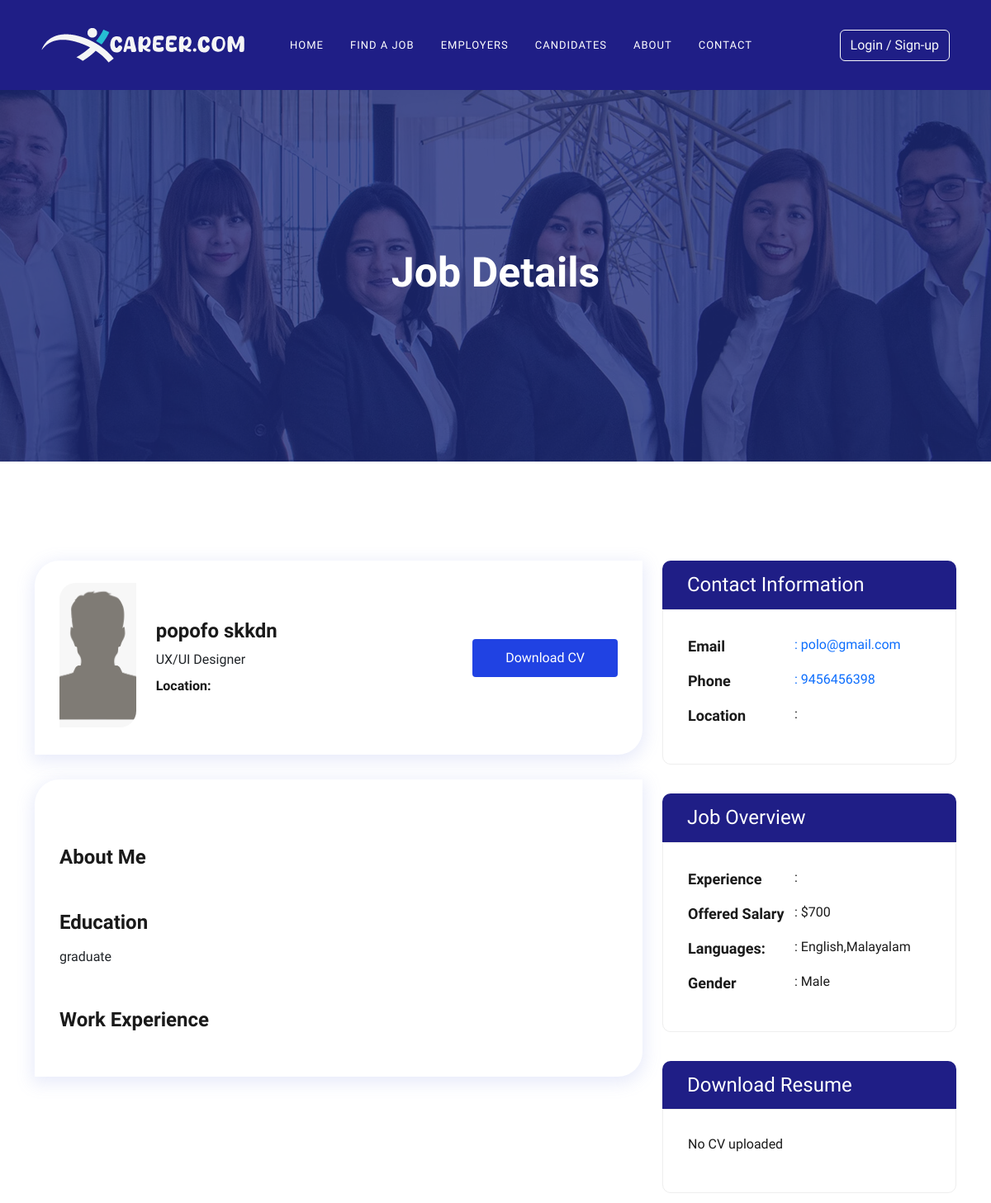
/candidate_details/3 (upper part), run on an earlier commit of the app's database.
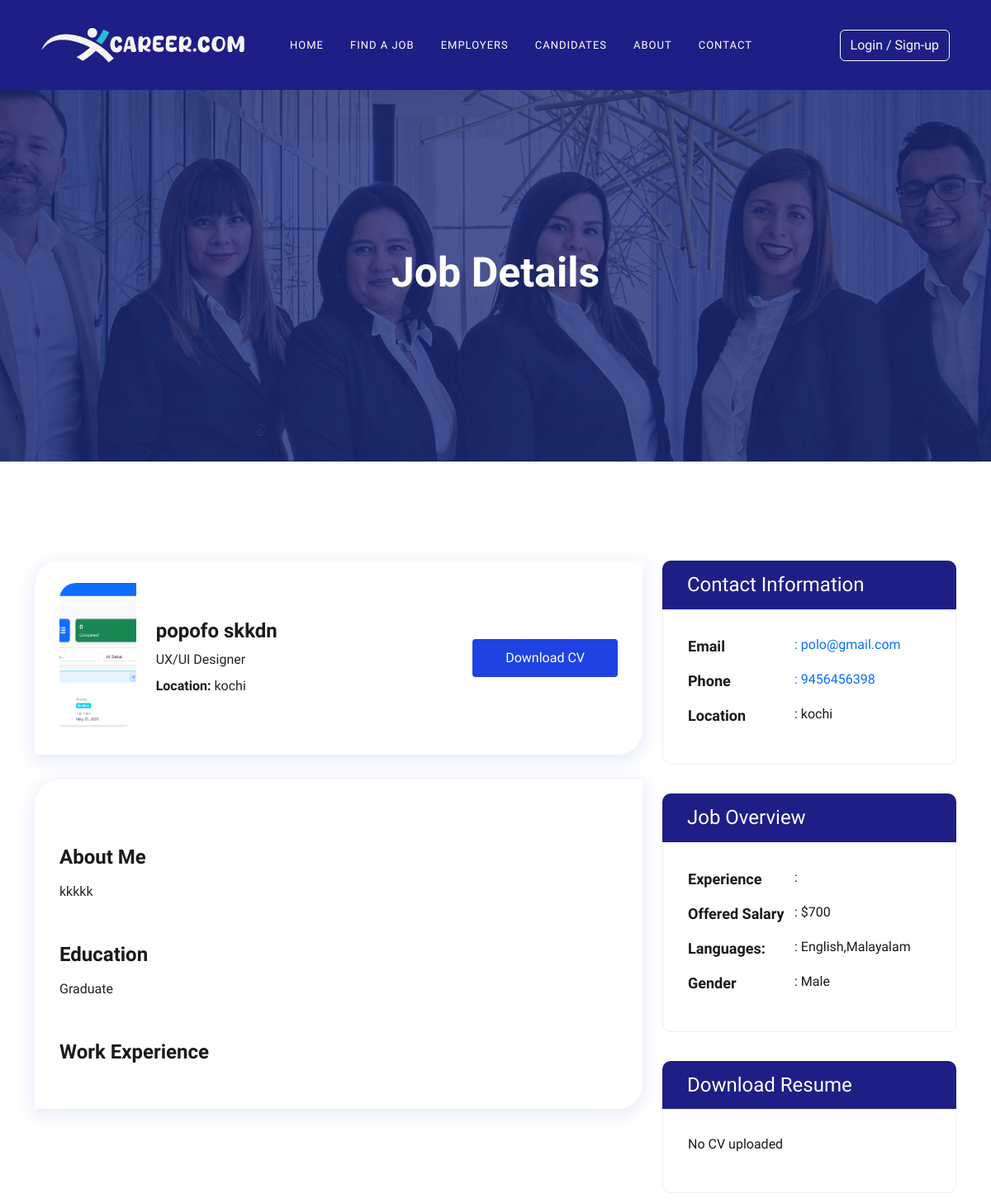
And on a later commit of the database.
### user/models.py (models this page shows, shortened)
class Applicant(models.Model):
    user = models.OneToOneField(User, on_delete=models.CASCADE)
    email = models.CharField(max_length=50)
    phone = models.CharField(max_length=10, null=True,)
    image = models.ImageField(upload_to="media/", null=True, blank=True)
    gender = models.CharField(max_length=10)
    type = models.CharField(max_length=20)
    year = models.CharField(max_length=20)
    about = models.TextField(null=True, blank=True)
    work = models.TextField(null=True, blank=True)
    location = models.TextField(null=True, blank=True)
    cv = models.FileField(upload_to="resumes/", null=True, blank=True)
    district= models.TextField(null=True, blank=True)
    state= models.TextField(null=True, blank=True)
    country= models.TextField(null=True, blank=True)
    pincode= models.TextField(null=True, blank=True)
    EDUCATION_CHOICES = [
        ('diploma', 'Diploma'),
        ('graduate', 'Graduate'),
        ('post_graduate', 'Post Graduate'),
        ('iti', 'ITI'),
    ]
    education_level = models.CharField(max_length=20, choices=EDUCATION_CHOICES, default='graduate')

### user/views.py (the view)
# urls.py: path('candidate_details/<int:myid>', views.candidate_details, name= 'candidate_details'),
def candidate_details(request, myid):
    candidate = Applicant.objects.get(id=myid)
    return render(request,"candidate_details.html", {'candidate': candidate})

### user/context_processors.py (called while the page is built, shortened)
def user_role(request):
    user = request.user
    return {'is_applicant': False, 'is_company': False}

### templates/candidate_details.html (shortened to what this page needs)
{% extends 'base.html' %}
{% block content %}
{% load static %}
<div class="slider-area ">
    <div class="single-slider section-overly slider-height2 d-flex align-items-center"
        data-background="/static/img/about.jpg" style="background-image: url(&quot;/static/img/about.jpg&quot;);">
        <div class="container">
            <div class="row">
                <div class="col-xl-12">
                    <div class="hero-cap text-center">
                        <h2>job details</h2>
                    </div>
                </div>
            </div>
        </div>
    </div>
</div>
<div class="job-post-company pt-120 pb-120">
    <div class="container">
        <div class="row">
            <div class="col-lg-8">
                <div class="candidates-cv">
                    <div class="row align-items-center">
                        <div class="col-lg-2">
                            <div class="hot-jobs-img">
                                {% if candidate.image %}
                              <img src="{{candidate.image.url}}" alt="">
                               {% else %}
                              <img src="/static/img/user.png" alt="Image" >
                               {% endif %}
                            </div>
                        </div>
                        <div class="col-lg-6">
                            <div class="candidates-cv-content">
                                <h3>{{candidate.user.first_name}} {{candidate.user.last_name}}</h3>
                                <span class="sub-title">UX/UI Designer</span>
                                <ul>
                                    <li><span>Location: </span>{{candidate.location}}</li>
                                </ul>
                            </div>
                        </div>
                        <div class="col-lg-4">
                            <a href="{{ applicant.cv.url }}" target="_blank" class="default-btn" download="">Download CV</a>
                        </div>
                    </div>
                </div>
                <div class="candidates-details-content">
                    <h3>About Me</h3>
                    <p>{{candidate.about}}</p>
                    <h3>Education</h3>
                    <ul>
                        <li class="arts"> {{candidate.education_level}}</li>
                    </ul>
                    <h3>Work Experience</h3>
                </div>
            </div>
            <div class="col-lg-4">
                <div class="candidates-details-sidebar">
                    <div class="candidates-widget">
                        <h3>Contact Information</h3>
                        <ul class="overview">
                            <li>
                                Email
                                <a href="mailto:hello@jubi.com"><span>: {{candidate.user.email}}</span></a>
                            </li>
                            <li>
                                Phone
                                <a href="tel:+1-(514)-7939-357"><span>: {{candidate.phone}}</span></a>
                            </li>
                            <li>
                                Location
                                <span>: {{candidate.location}} </span>
                            </li>
                        </ul>
                    </div>
                    <div class="candidates-widget">
                        <h3>Job Overview</h3>
                        <ul class="overview">
                            <li>
                                Experience
                                <span>: {{candidate.work}}</span>
                            </li>
                            <li>
                                Offered Salary
                                <span>: $700</span>
                            </li>
                            <li>
                                Languages:
                                <span>: English,Malayalam</span>
                            </li>
                            <li>
                                Gender
                                <span>: {{candidate.gender}}</span>
                            </li>
                        </ul>
                    </div>
                    <div class="candidates-widget">
                        <h3>Download Resume</h3>
                        <ul class="overview download ">
                            <li>
                                {% if candidate.cv %}
                                    <a href="{{ candidate.cv.url }}" target="_blank">PDF Format CV</a>
                                {% else %}
                                    <p>No CV uploaded</p>
                                {% endif %}
                            </li>
                        </ul>
                    </div>
                </div>
            </div>
        </div>
    </div>
</div>
{% endblock %}

### templates/base.html (shortened to what this page needs)
{% load static %}
<!DOCTYPE html>
<html lang="en">
<head>
    <link href="https://cdn.jsdelivr.net/npm/bootstrap@5.3.3/dist/css/bootstrap.min.css" rel="stylesheet"
>
    <link rel="stylesheet" href="https://cdn.jsdelivr.net/npm/bootstrap-icons@1.11.3/font/bootstrap-icons.min.css">
    <link rel="stylesheet" href="{% static 'css/style.css' %}">
    <link rel="stylesheet" href="{% static 'css/admin.css' %}">
    <link rel="stylesheet" href="{% static 'css/mdi/css/materialdesignicons.min.css' %}">
</head>
<body>
    {% include 'header.html' %}
    {% block content %} {% endblock %}
</body>
</html>

### templates/header.html (shortened to what this page needs)
{% load static %}
<header>
<nav class="navbar navbar-expand-lg bg-body-tertiary text-bg-dark" aria-label="Eleventh navbar example">
  <div class="container">
    <a href="/" class="d-inline-flex link-body-emphasis text-decoration-none">
      <img src="{% static 'img/logo.png' %}">
    </a>
    <div class="collapse navbar-collapse" id="navbarsExample09">
      <ul class="navbar-nav main_navbar me-auto mb-2 mb-lg-0">
        <li><a href="/" class="nav-link px-0">Home</a></li>
        <li><a href="{% url 'user:job_listing' %}"
            class="nav-link px-0 {% if request.path == '/job_listing/' %}active{% endif %}">Find a Job</a></li>
        <li><a href="{% url 'user:employers' %}"
            class="nav-link px-0 {% if request.path == '/employers/' %}active{% endif %}">Employers</a></li>
        <li><a href="{% url 'user:candidates' %}"
            class="nav-link px-0 {% if request.path == '/candidates/' %}active{% endif %}">Candidates</a></li>
        <li><a href="{% url 'user:about' %}"
            class="nav-link  px-0 {% if request.path == '/about/' %}active{% endif %}">About</a></li>
        <li><a href="{% url 'user:contact' %}"
            class="nav-link px-0 {% if request.path == '/contact/' %}active{% endif %}">Contact</a></li>
      </ul>
    </div>
    <div class="col-md-2 text-end  mx-auto">
      {% if user.is_authenticated %}
      <ul class=" nav  justify-content-end">
        <li class="nav-item dropdown">
          <a class="btn btn-outline-light me-2  dropdown-toggle" type="button" href="#" data-bs-toggle="dropdown"
            aria-expanded="false">
            <span class="mdi mdi-account-outline"></span> </a>
          <ul class="dropdown-menu ">
            {% if user.is_authenticated %}
            {% if is_applicant %}
            <li> <a href="{% url 'user:user_homepage' %}"
                class="list-group-item list-group-item-action d-flex gap-3  dropdown-item" aria-current="true"
                style=" padding: 20px;  ">
                <div class="d-flex gap-2 w-100 justify-content-between">
                  <div>
                    <h6 class="mb-0"> {{user.first_name }} {{user.last_name }} </h6>
                    <p class="mb-0 opacity-75">Its Candidates </p>
                  </div>
                </div>
              </a>
            </li>
            <li>
              <hr class="dropdown-divider">
            </li>
            <li>
              <a class="dropdown-item d-flex gap-2 align-items-center" href="{% url 'user:user_profile' %}">
                <span class="mdi mdi-account-outline"></span>
                View Profile
              </a>
            </li>
            {% elif is_company %}
            <li> <a href="{% url 'user:company_homepage' %}"
                class="list-group-item list-group-item-action d-flex gap-3  dropdown-item" aria-current="true"
                style=" padding: 20px;  ">
                <div class="d-flex gap-2 w-100 justify-content-between">
                  <div>
                    <h6 class="mb-0">{{ user.username }} </h6>
                    <p class="mb-0 opacity-75">Its Company </p>
                  </div>
                </div>
              </a>
            </li>
            <li>
              <hr class="dropdown-divider">
            </li>
            <li>
              <a class="dropdown-item d-flex gap-2 align-items-center" href="{% url 'user:company_profile' %}">
                <span class="mdi mdi-account-outline"></span>
                View Profile
              </a>
            </li>
            {% endif %}
            {% endif %}
            <li>
               <a class=" me-2 btn " href="{% url 'user:notification' %}">
                 <span class="mdi mdi-bell"></span> Notifications
               </a>
             </li>
            <li>
              <hr class="dropdown-divider">
            </li>
            <li>
              <a class="dropdown-item d-flex gap-2 align-items-center" href="{% url 'user:logout' %}">
                <span class="mdi mdi-logout"></span>
                logout
              </a>
            </li>
          </ul>
        </li>
      </ul>
      {% else %}
      <a type="button" href="{% url 'user:login' %}" class="btn btn-outline-light me-2">Login / Sign-up</a>
      {% endif %}
    </div>
  </div>
</nav>
</header>

### static/css/style.css (style rules this page uses)
body { font-family: "Muli", sans-serif; margin: 0; padding: 0; }
p { font-family: "Muli", sans-serif; font-size: 16px; font-weight: normal; }
a { text-decoration: none; }
.text-bg-dark { color: #fff !important; background-color: #1f1e86 !important; }
.main_navbar li a.nav-link { color: #fff; padding: 0; text-transform: uppercase; margin: 16px; letter-spacing: 1px; font-size: 13px; }
.section-overly { position: relative; z-index: 0 }
.section-overly::before { position: absolute; content: ""; background-color: rgba(31,43,123,0.8); width: 100%; height: 100%; left: 0; top: 0; bottom: 0; right: 0; z-index: -1; background-repeat: no-repeat }
.slider-height2 { min-height: 450px; background-repeat: no-repeat; background-position: center center; background-size: cover; }
.section-overly { position: relative; z-index: 0; }
.slider-area .hero-cap h2 { color: #fff; font-size: 50px; font-weight: 700; text-transform: capitalize; }
.pb-120 { padding-bottom: 120px; }
.pt-120 { padding-top: 120px; }
ul { margin: 0px; padding: 0px; }
li { list-style: none; }

### static/css/admin.css (style rules this page uses)
.job_detail h4, h3 { color: #929191; font-size: 15px; }

### templates/candidate_details.html (style rules this page uses)
.candidates-cv { padding: 30px; background-color: #fff; box-shadow: 0px 5px 20px 3px rgba(230, 233, 249, .9); transition: all ease .5s; border-radius: 30px 0 30px 0; margin-bottom: 30px; }
.candidates-cv .hot-jobs-img { box-shadow: none; }
.candidates-cv .hot-jobs-img img { border-radius: 20px 0 20px 0; position: relative; top: -3px; height: 175px; object-fit: cover; width: 100%; }
.candidates-cv .candidates-cv-content h3 { font-size: 24px; margin-bottom: 8px; color: #1a1a1a; font-weight: bold; }
.candidates-cv .candidates-cv-content .sub-title { display: inline-block; margin-bottom: 8px; }
.candidates-cv .candidates-cv-content ul li span { font-weight: bold; color: #1a1a1a; }
.default-btn { font-size: 16px; color: #fff; line-height: 1; transition: all ease .5s; text-align: center; background-color: #2042e3; position: relative; z-index: 1; overflow: hidden; display: inline-table; padding: 15px 40px; border-radius: 4px; }
.candidates-cv .default-btn { float: right; }
.candidates-details-content { background-color: #fff; box-shadow: 0px 5px 20px 3px rgba(230, 233, 249, .9); padding: 30px; padding-bottom: 40px; border-radius: 30px 0 30px 0; }
.candidates-details-content h3 { font-size: 24px; color: #1a1a1a; font-weight: bold; margin-bottom: 15px; margin-top: 50px; }
.candidates-details-sidebar .candidates-widget { margin-bottom: 35px; }
.candidates-details-sidebar .candidates-widget h3 { background-color: #1f1e86; padding: 15px 30px; border-radius: 10px 10px 0 0; font-size: 24px; margin-bottom: 0; color: #ffffff; }
.candidates-details-sidebar .candidates-widget .overview { margin: 0; list-style-type: none; padding: 30px; background-color: 0px 5px 20px 3px rgba(230, 233, 249, .9); border-radius: 0 0 10px 10px; border: 1px solid #eee; }
.overview li { font-weight: 600; font-size: 18px; color: #1a1a1a; margin-bottom: 15px; }
.overview span { font-weight: normal; font-size: 16px; float: right; width: 165px; }

What changed in the data, as far as the page shows it:
changed Applicant "Male": image: picture added; location (not shown) → "kochi"; about (not shown) → "kkkkk"; education_level "graduate" → "Graduate"
